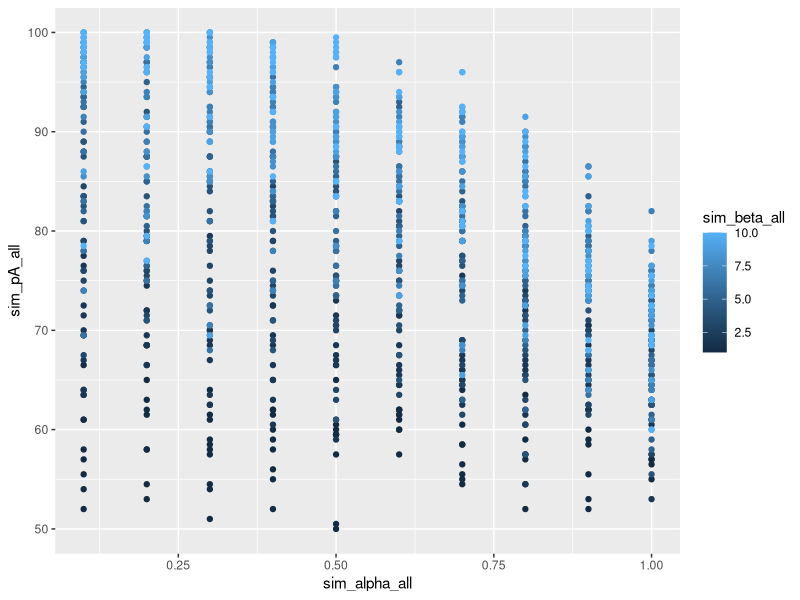
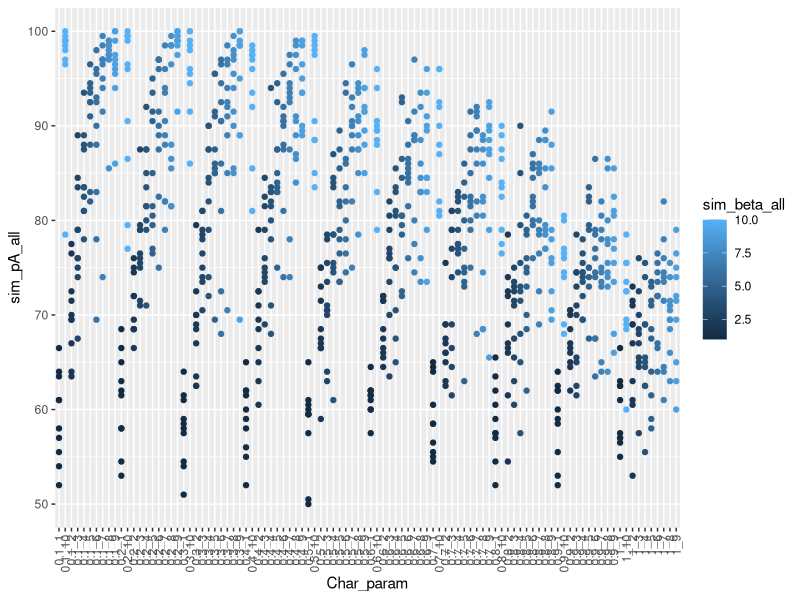

R code for these plots, in order:
## ---- chunk 1
# ----------------------------------------------------- #
# Q学習モデルのシミュレーションにより選択データを生成し，
# そのデータから最尤推定をする。
# ----------------------------------------------------- #

# メモリ，グラフのクリア
rm(list=ls())
graphics.off()

# 描画のためのライブラリ読み込み
library(tidyverse)
library(gridExtra)
library(ggplot2)

# 乱数のシードの設定 
set.seed(141)
## ---- chunk 2
func_simu_qlearn <- function(T, alpha, beta, pr)
{
  # Q 値の初期化( 選択肢の数x T)
  Q <- matrix(numeric(2 * T), nrow = 2, ncol = T)
  
  c <- numeric(T)   # choice
  r <- numeric(T)   # reward
  pA <- numeric(T)  # choice probability
  
  
  
  for (t in 1:T) {
    # ソフトマックスで選択肢A の選択確率を決定する
    pA[t] <- 1 / (1 + exp(-beta * (Q[1, t] - Q[2, t])))
    
    if (runif(1, 0, 1) < pA[t]) {
      # 0~1の実数の生成　runif
      # 引数 n は試行の回数、min は出力する乱数の最小値、max は出力する乱数の最大値である。
      
      # Aを選択
      c[t] <- 1
      r[t] <- as.numeric(runif(1, 0, 1) < pr[1]) # e.g.: 0.434 < 0.7の場合
      # as.numericで0 or 1にする
    } else {
      # Bを選択
      c[t] <- 2
      r[t] <- as.numeric(runif(1, 0, 1) < pr[2]) # e.g.: 0.434 < 0.3の場合
    }
    
    # 行動価値の更新
    if (t < T) {
      Q[c[t], t + 1] <- Q[c[t], t] + alpha * (r[t] - Q[c[t], t])
      
      # 選択肢していない行動の価値はそのままの値を次の時刻に引き継ぐ。
      # 3-c でc=1 なら2, c=2 なら1, というように
      # 逆側の選択肢のインデックスが求まる。
      Q[3 - c[t], t + 1] <- Q[3 - c[t], t]
      
      # Qの構造
      # 1行目　Aの選択価値
      # 2行目　Bの選択価値
    }
  }
  
  NumA <- sum(c == 1)
  PercentA <- sum(c == 1) / T * 100
  return(PercentA)
}

## ---- chunk 3
T     <- 200         # 試行数
alpha <- 0.3     # 学習率
beta  <- 2.0      # 逆温度
pr    <- c(0.7, 0.3) # それぞれの選択肢の報酬確率
Val   <- func_simu_qlearn(T, alpha, beta, pr)

print(Val)
print(sprintf("Percent of A choices: %.2f %%", Val))
## ---- chunk 4
initparam_alpha_all   <- seq(0.1, 1, by = 0.1) # 
initparam_beta_all    <- 1:10 # 
T           <- 200         # 試行数
pr          <- c(0.7, 0.3) # それぞれの選択肢の報酬確率
Rep         <- 10
as.numeric(length(initparam_alpha_all) * length(initparam_beta_all))
## ---- chunk 5
Ind_pA_all    <- as.numeric(length(initparam_alpha_all) * length(initparam_beta_all))
pA_all        <- numeric(Ind_pA_all)
sim_alpha_all <- numeric(length(initparam_alpha_all)*length(initparam_beta_all)*Rep) 
sim_beta_all  <- numeric(length(initparam_alpha_all)*length(initparam_beta_all)*Rep) 
sim_pA_all    <- numeric(length(initparam_alpha_all)*length(initparam_beta_all)*Rep) 

iRepLoop <- 1
for (iAlpha in 1:as.numeric(length(initparam_alpha_all))) {
  alpha_tmp  <- initparam_alpha_all[iAlpha]
  for (iBeta in 1:as.numeric(length(initparam_beta_all))) {
    beta_tmp <- initparam_beta_all[iBeta]
    for (iRep in 1:Rep){
      Val    <- func_simu_qlearn(T, alpha_tmp, beta_tmp, pr)
      
      sim_alpha_all[iRepLoop] <- alpha_tmp
      sim_beta_all[iRepLoop]  <- beta_tmp
      sim_pA_all[iRepLoop]    <- Val
        
      iRepLoop <- iRepLoop + 1
      # やること
      # 1. length(initparam_alpha_all)*length(initparam_beta_all)*Repのサイズの空配列を作る
      #     alpha_tmp, beta_tmp, Valを保存する
      # 2. table配列的なものに変換することで、summarizeできるようにする
      # 3. グラフを書く
    }
  }
}

## ---- chunk 6
Char_alpha <- as.character(sim_alpha_all)
Char_beta  <- as.character(sim_beta_all)
Char_param <- paste(Char_alpha , Char_beta , sep = "_") # 各組合せ条件を１つのラベルとなるように新たなラベルを作成　100条件

Data_sim   <- data.frame(sim_alpha_all, sim_beta_all, sim_pA_all, Char_param)

summary(Data_sim)
ggplot(Data_sim) +  geom_point(aes(x = sim_alpha_all, y= sim_pA_all, color = sim_beta_all))
Fig <- ggplot(Data_sim) +  geom_point(aes(x = Char_param, y= sim_pA_all, color = sim_beta_all))
Fig + theme(axis.text.x = element_text(angle = 90, vjust = 0.5, hjust=1))
